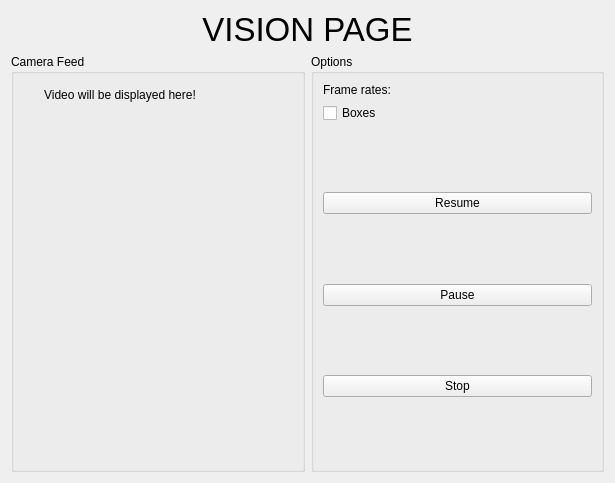
<?xml version="1.0" encoding="UTF-8"?>
<ui version="4.0">
 <class>Form</class>
 <widget class="QWidget" name="Form">
  <property name="geometry">
   <rect>
    <x>0</x>
    <y>0</y>
    <width>615</width>
    <height>483</height>
   </rect>
  </property>
  <property name="windowTitle">
   <string>Form</string>
  </property>
  <layout class="QGridLayout" name="gridLayout_3">
   <item row="0" column="0">
    <widget class="QLabel" name="label">
     <property name="minimumSize">
      <size>
       <width>0</width>
       <height>0</height>
      </size>
     </property>
     <property name="baseSize">
      <size>
       <width>0</width>
       <height>0</height>
      </size>
     </property>
     <property name="font">
      <font>
       <pointsize>25</pointsize>
      </font>
     </property>
     <property name="text">
      <string>VISION PAGE</string>
     </property>
     <property name="alignment">
      <set>Qt::AlignCenter</set>
     </property>
    </widget>
   </item>
   <item row="1" column="0">
    <layout class="QGridLayout" name="gridLayout_2">
     <item row="0" column="0">
      <widget class="QGroupBox" name="groupBox">
       <property name="title">
        <string>Camera Feed</string>
       </property>
       <widget class="QLabel" name="camera_feed">
        <property name="geometry">
         <rect>
          <x>12</x>
          <y>32</y>
          <width>194</width>
          <height>17</height>
         </rect>
        </property>
        <property name="text">
         <string>Video will be displayed here!</string>
        </property>
        <property name="alignment">
         <set>Qt::AlignCenter</set>
        </property>
       </widget>
      </widget>
     </item>
     <item row="0" column="1">
      <widget class="QGroupBox" name="groupBox_2">
       <property name="maximumSize">
        <size>
         <width>300</width>
         <height>16777215</height>
        </size>
       </property>
       <property name="title">
        <string>Options</string>
       </property>
       <layout class="QGridLayout" name="gridLayout">
        <item row="0" column="0">
         <widget class="QLabel" name="frames_rate">
          <property name="text">
           <string>Frame rates: </string>
          </property>
         </widget>
        </item>
        <item row="1" column="0">
         <widget class="QCheckBox" name="enable_boxes">
          <property name="text">
           <string>Boxes</string>
          </property>
         </widget>
        </item>
        <item row="2" column="0">
         <spacer name="verticalSpacer">
          <property name="orientation">
           <enum>Qt::Vertical</enum>
          </property>
          <property name="sizeHint" stdset="0">
           <size>
            <width>20</width>
            <height>50</height>
           </size>
          </property>
         </spacer>
        </item>
        <item row="3" column="0">
         <widget class="QPushButton" name="resume_button">
          <property name="text">
           <string>Resume</string>
          </property>
         </widget>
        </item>
        <item row="4" column="0">
         <spacer name="verticalSpacer_2">
          <property name="orientation">
           <enum>Qt::Vertical</enum>
          </property>
          <property name="sizeHint" stdset="0">
           <size>
            <width>20</width>
            <height>50</height>
           </size>
          </property>
         </spacer>
        </item>
        <item row="5" column="0">
         <widget class="QPushButton" name="pause_button">
          <property name="text">
           <string>Pause</string>
          </property>
         </widget>
        </item>
        <item row="6" column="0">
         <spacer name="verticalSpacer_3">
          <property name="orientation">
           <enum>Qt::Vertical</enum>
          </property>
          <property name="sizeHint" stdset="0">
           <size>
            <width>20</width>
            <height>50</height>
           </size>
          </property>
         </spacer>
        </item>
        <item row="7" column="0">
         <widget class="QPushButton" name="stop_button">
          <property name="text">
           <string>Stop</string>
          </property>
         </widget>
        </item>
        <item row="8" column="0">
         <spacer name="verticalSpacer_4">
          <property name="orientation">
           <enum>Qt::Vertical</enum>
          </property>
          <property name="sizeHint" stdset="0">
           <size>
            <width>20</width>
            <height>50</height>
           </size>
          </property>
         </spacer>
        </item>
       </layout>
      </widget>
     </item>
    </layout>
   </item>
  </layout>
 </widget>
 <resources/>
 <connections/>
</ui>
